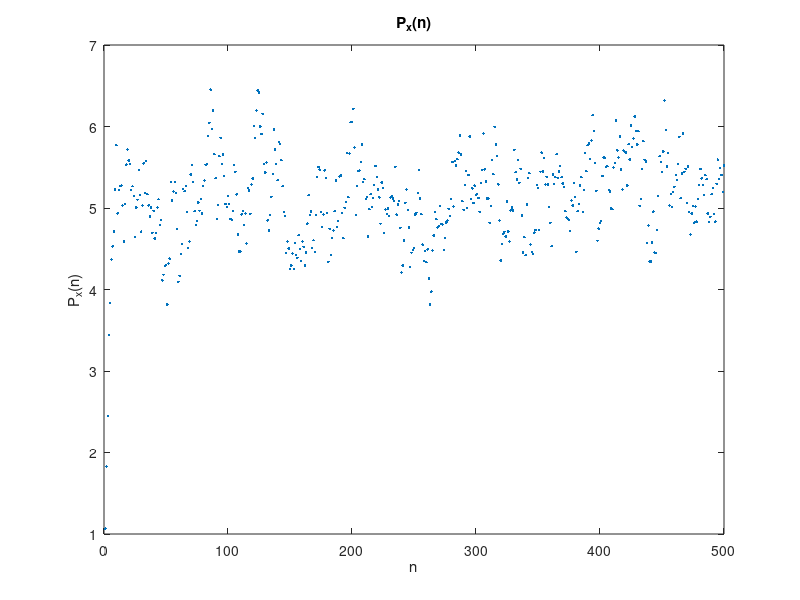
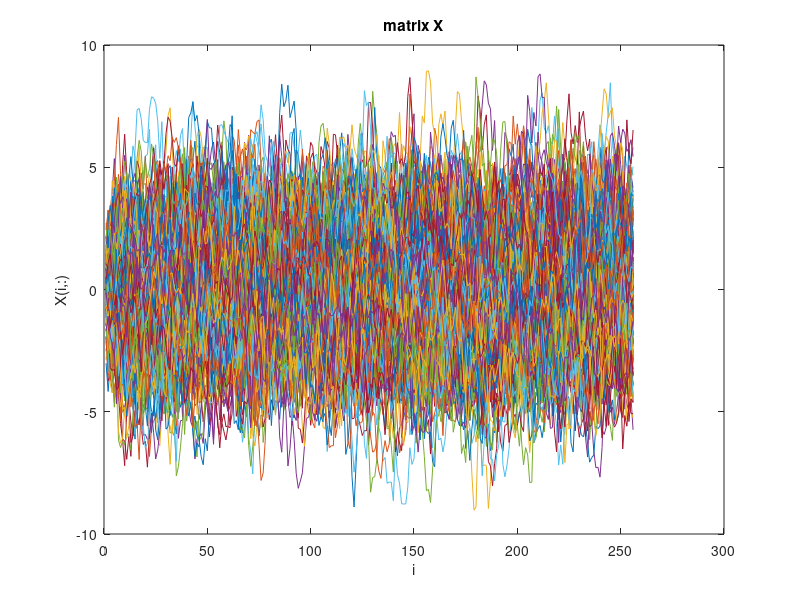
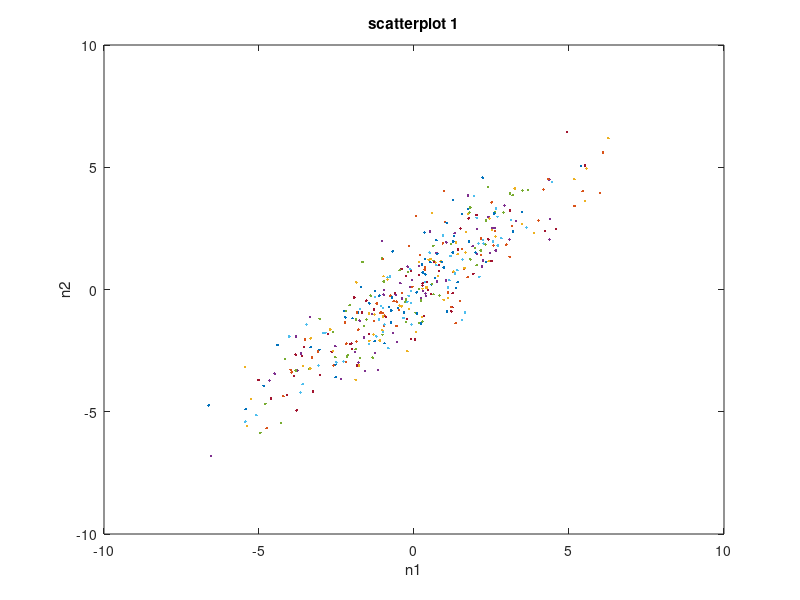
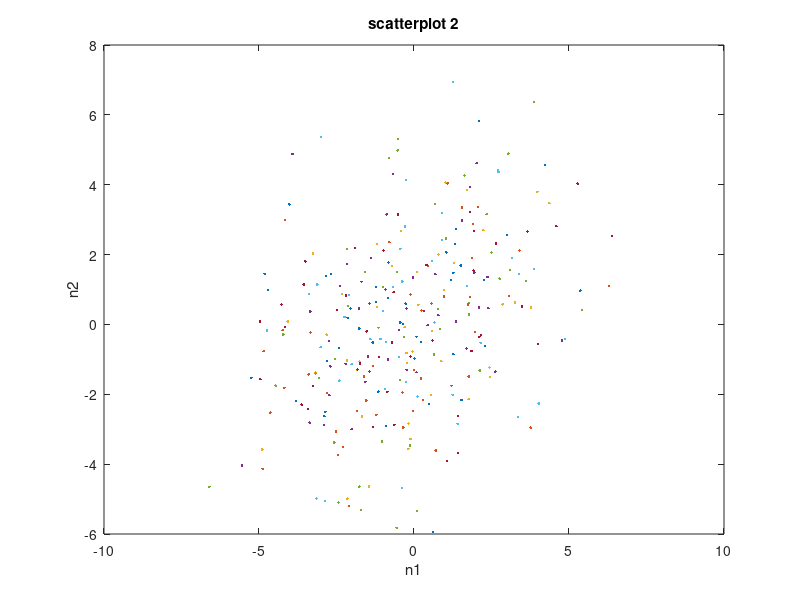

MATLAB code to generate these figures, in order:
%% Task_6_1
% P_x[n]=E[X^2[n]]=E[(w(n)+0.9X[n-1])^2)=E[w^2[n]+1.8w[n]*X[n-1]+0.81X^2[n-1]]
% =E[w^2[n]]+1.8E[w[n]*X[n-1]]+0.81P_x[n-1]
% Since x[n-1] is uncorrelated with w[n], E[w[n]*X[n-1]]=0;
% =1+0+0.81P_x[n-1]=1+0.81P_x[n-1];
% Since P_x[1]=1;
% P_x[n]=0.81^(n-1)+0.81^(n-2)+...+0.81^0
% when n increases to infinity, P_x[n]=1/(1-0.81)=5.26
rng('shuffle')
N=500;
R=200; % repeat times
for j=1:R
for i=2:N
    W=randn(1,N);
    Xn(1)=W(1);
    Xn(i)=0.9*Xn(i-1)+W(i);
end
for i=1:N
    P_xn(i,j)=Xn(i);
end
end
figure()
x=1:N;
for n=1:N
    y(n)=var(P_xn(n,:));
end
plot(x,y,'.')
xlabel('n');
ylabel('P_x(n)');
title('P_x(n)');
%% Task_6_2
% E[x[n]]=0,it can be concluded that
% E[x[n]x[n-1]]=0.9^l*P_x[n-l]=(0.9^l-0.9^(2n-l))/0.19, since it is not
% only a function of l, this process is not wide-sense stationary. If n
% increases to infinity, r_x(n,n-l) increases to 0.9^l/0.19, it is only a
% function of l. So this process becomes wide-sense stationary.
%% Task_6_3
N=256;
X=zeros(N,N);
for i=1:N
    w=randn(1,N);
    X(i,:)=filter(1,[1 -0.9],w);
end
X=X';
figure()
plot(X)
xlabel('i');
ylabel('X(i,:)');
title('matrix X');
% With n increases, although the mean value of x(n) remains 0, its variance
% increases and converges to 5.26. So it can be seen that the lines first 
% diverge along the axis X, then they achieves a reletively same level 
% gradually.
figure()
n1=[10,50,100,200];
n2=[9,49,99,199];
for i=1:100
    w=randn(1,1000);
    x=filter(1,[1 -0.9],w);
    plot(x(n1),x(n2),'.');
    hold on
end
xlabel('n1');
ylabel('n2');
title('scatterplot 1');
figure()
n1=[50,100,200];
n2=[40,90,190];
for i=1:100
    w=randn(1,1000);
    x=filter(1,[1 -0.9],w);
    plot(x(n1),x(n2),'.');
    hold on
end
xlabel('n1');
ylabel('n2');
title('scatterplot 2');
% It can be seen from the plot that, when the diviation between n1 and n2
% becomes bigger, the narrow band in the figure becomes wider, as we calculated 
% before, the auto-correlation decreases as the l increases, which certificates 
% the outcome figure. Compared with Task 5.4, when n =256,the auto-correlation
% in this Task is much smaller than Task 5.4, so the scatter plots is more 
% dispertive in this Task.
%% Task_6_4
N=256;
r_x=zeros(1);
l=1;
K=256;
for i=(l+1):K
sum=zeros(1);
for n=(l+1):i
    W=randn(1,n);
    Xn(1)=W(1);
    Xn(n)=0.9*Xn(n-1)+W(n);
    sum=sum+Xn(n)*Xn(n-l);
end
r_x(i)=sum/i;
end
figure()
plot(r_x,'.')
xlabel('n');
ylabel('r_x(n,n-1)');
xlim([l+1 N]);
hold on
n=(l+1):N;
rx=(0.9^l-0.9.^(2*n-l))/0.19;
plot(n,rx,'r');
title('sample auto-correlation');
axis([0 256 0 10]);
% Compared with Task 5.5, the sample ensemble auto-correlation achieves a
% horizontal level with n increases.